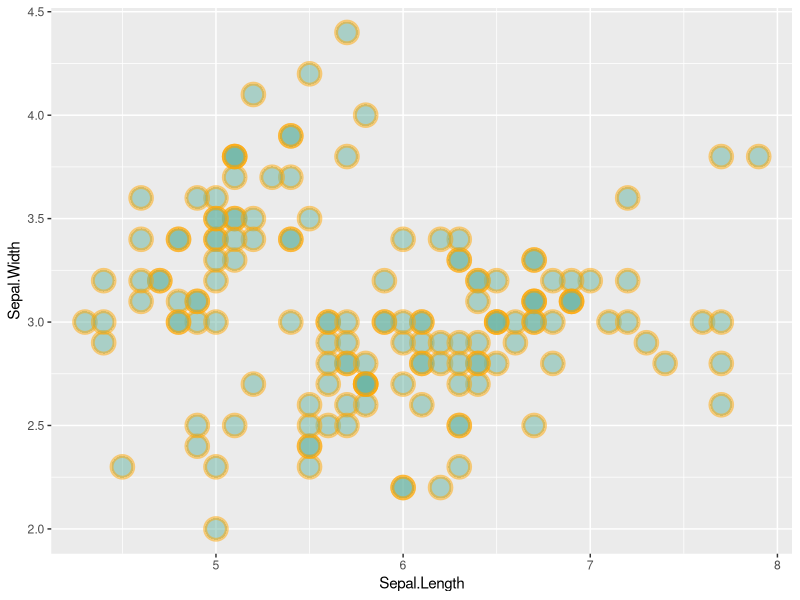

Here is the R script that generated this plot:
# Title: geompoint_2
# Author: Bolun Xu
# Version: 1.0
# Date: 2025/3/31
# Description: 散点图 颜色 geompoint

# library
library(ggplot2)

# Iris dataset is natively provided by R
#head(iris)

# use options!
ggplot(iris, aes(x=Sepal.Length, y=Sepal.Width)) +
    geom_point(
        color="orange",  # 圆圈轮廓颜色
        fill="#69b3a2",  # 填充颜色
        shape=21,  # 形状
        alpha=0.5,  # 透明度 0 - 1
        size=6,  # 点尺寸
        stroke = 2  # 轮廓宽度
        )